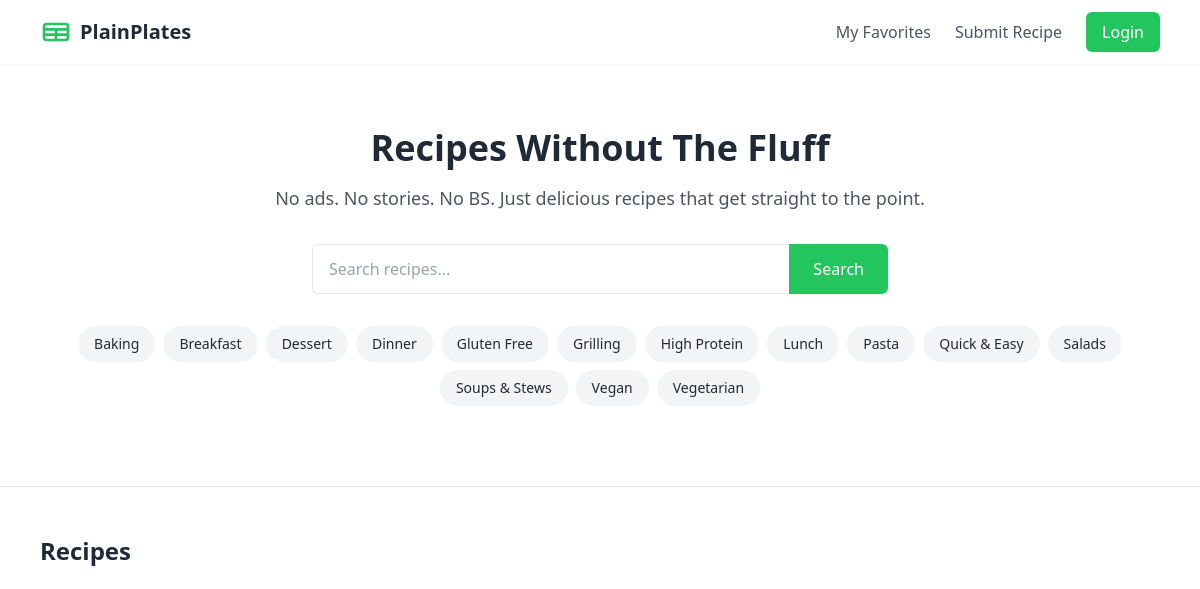
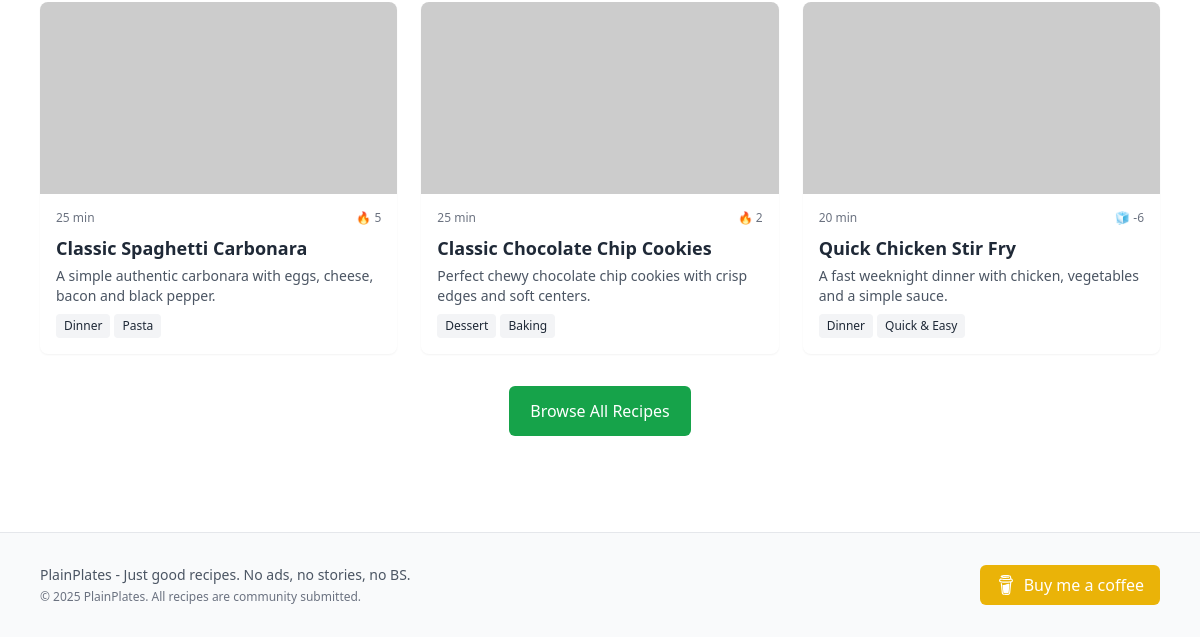
Page /recipes on the earlier database version (2 pictures, top to bottom).
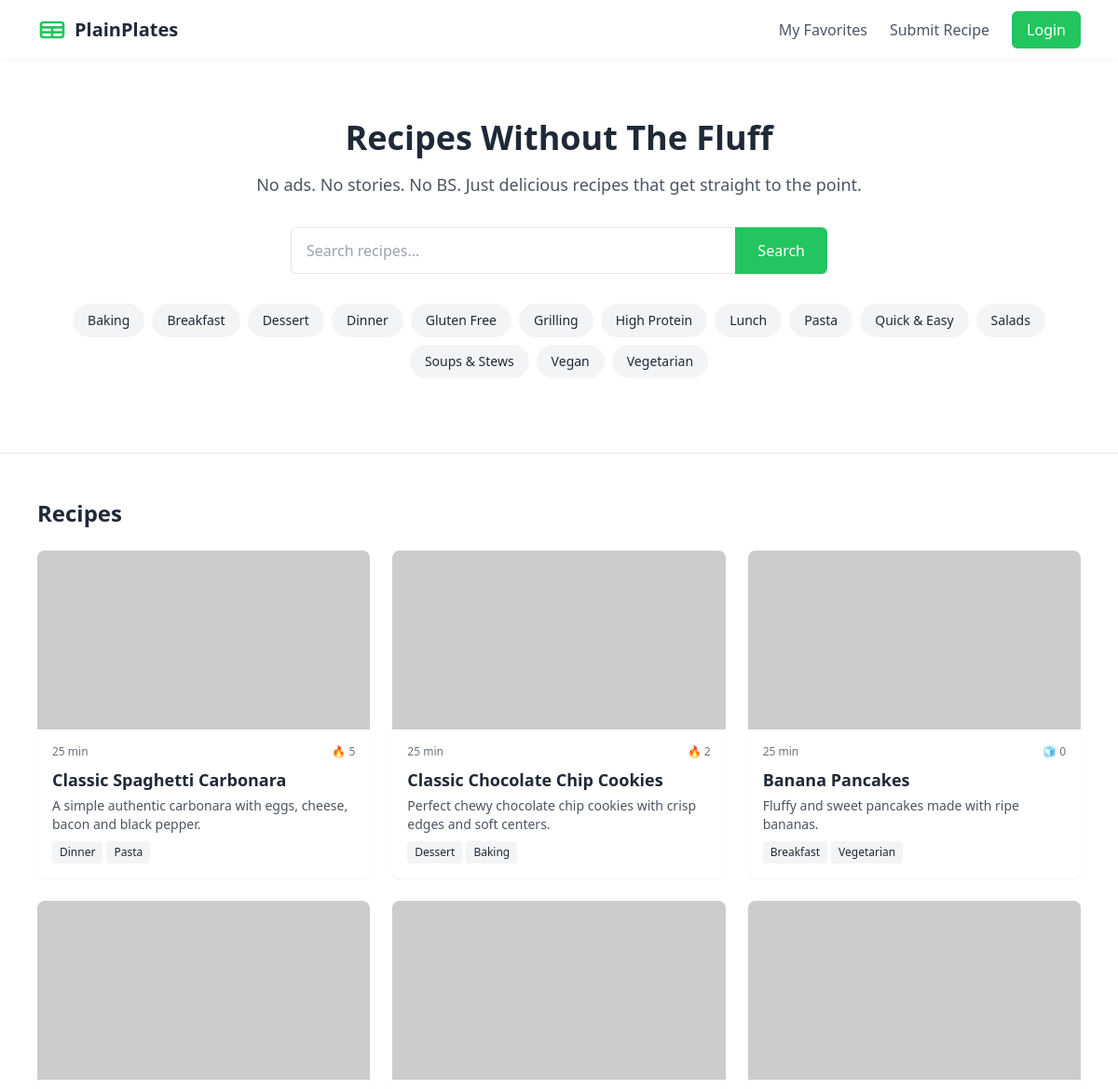
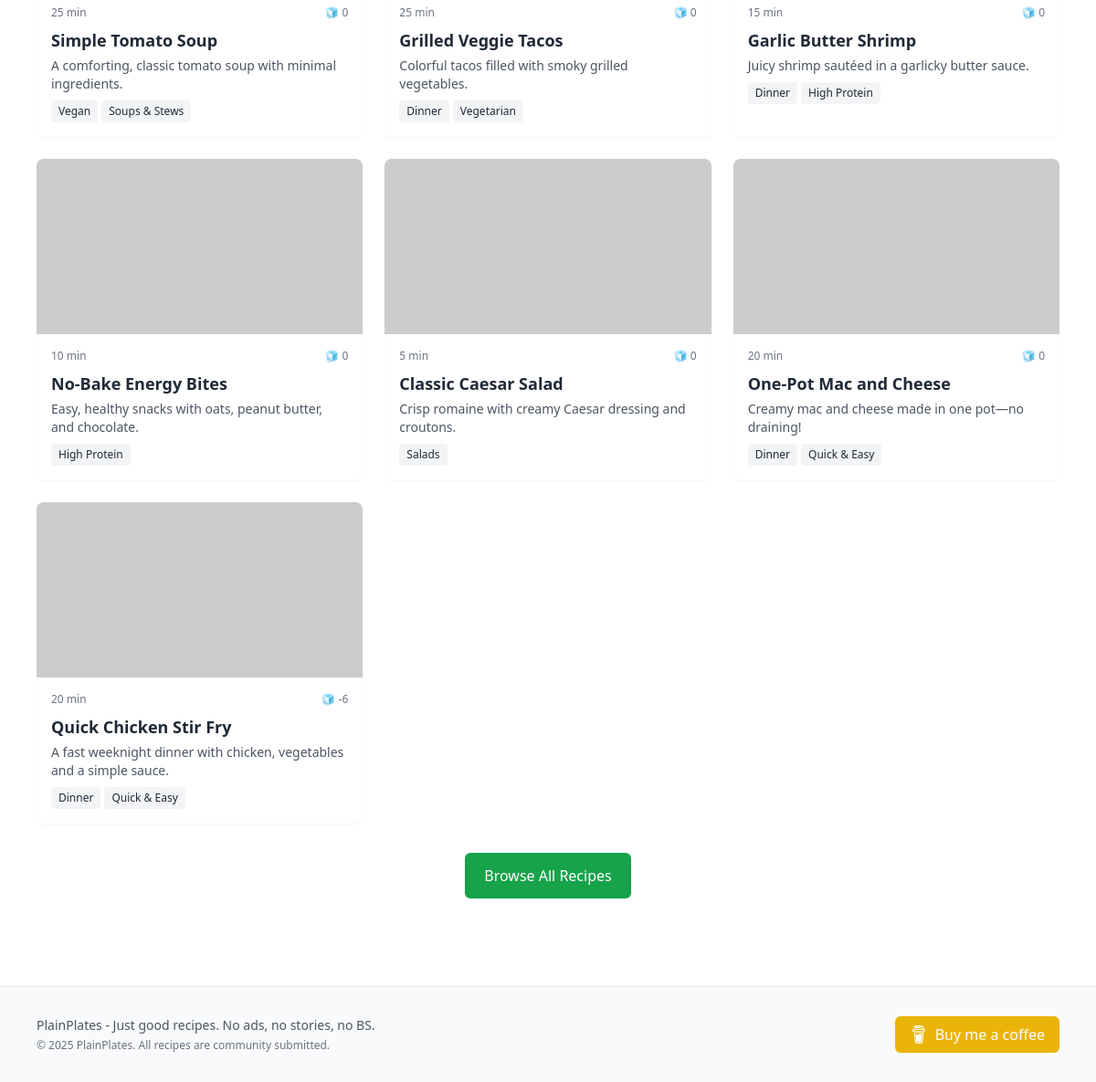
Same page on the later database version (2 pictures, top to bottom).
### tables this page shows
CREATE TABLE categories (
    id INTEGER PRIMARY KEY AUTOINCREMENT,
    name TEXT NOT NULL,
    slug TEXT UNIQUE NOT NULL,
    description TEXT
);

CREATE TABLE recipes (
    id INTEGER PRIMARY KEY AUTOINCREMENT,
    title TEXT NOT NULL,
    slug TEXT UNIQUE NOT NULL,
    description TEXT NOT NULL,
    ingredients TEXT NOT NULL,
    instructions TEXT NOT NULL,
    notes TEXT,
    prep_time INTEGER NOT NULL,
    cook_time INTEGER NOT NULL,
    servings INTEGER NOT NULL DEFAULT 4,
    created_at TIMESTAMP NOT NULL DEFAULT CURRENT_TIMESTAMP,
    updated_at TIMESTAMP NOT NULL DEFAULT CURRENT_TIMESTAMP,
    user_id INTEGER,
    FOREIGN KEY (user_id) REFERENCES users (id)
);

### main.py (the view)
@app.get("/recipes", response_class=HTMLResponse)
def recipes_page(request: Request, q: str | None = None):
    categories = get_categories()
    recipes = get_recipes(q)
    return templates.TemplateResponse("recipes.html", {
        "request": request,
        "categories": categories,
        "recipes": recipes,
        "q": q
    })

### templates/recipes.html (shortened to what this page needs)
{% extends "base.html" %}
{% block content %}
<section class="bg-white border-b">
    <div class="max-w-6xl mx-auto px-4 py-12 md:py-16">
        <div class="text-center">
            <h1 class="text-3xl md:text-4xl font-bold mb-4">Recipes Without The Fluff</h1>
            <p class="text-lg text-gray-600 mb-8 max-w-2xl mx-auto">No ads. No stories. No BS. Just delicious recipes that get straight to the point.</p>
            <div class="max-w-xl mx-auto mb-8">
                <form action="/recipes" method="get" class="flex">
                    <input type="text" name="q" placeholder="Search recipes..." class="flex-grow px-4 py-3 rounded-l-md border-t border-b border-l focus:outline-none focus:ring-2 focus:ring-primary-500">
                    <button type="submit" class="bg-primary-500 text-white px-6 py-3 rounded-r-md hover:bg-primary-600 focus:outline-none focus:ring-2 focus:ring-primary-500">
                        Search
                    </button>
                </form>
            </div>
            <div class="flex flex-wrap justify-center gap-2 mb-4">
                {% for category in categories %}
                <a href="/categories/{{ category.slug }}" class="bg-gray-100 hover:bg-gray-200 text-gray-800 px-4 py-2 rounded-full text-sm">{{ category.name }}</a>
                {% endfor %}
            </div>
        </div>
    </div>
</section>
<section class="py-12">
    <div class="max-w-6xl mx-auto px-4">
        <h2 class="text-2xl font-bold mb-6">Recipes</h2>
        <div class="grid grid-cols-1 md:grid-cols-2 lg:grid-cols-3 gap-6">
            {% for recipe in recipes %}
                {% include "components/recipe_card.html" %}
            {% endfor %}
        </div>
        <div class="text-center mt-8">
            <a href="/recipes" class="inline-flex items-center justify-center px-5 py-3 border border-transparent text-base font-medium rounded-md text-white bg-primary-600 hover:bg-primary-700">
                Browse All Recipes
            </a>
        </div>
    </div>
</section>
{% endblock %}

### templates/base.html (shortened to what this page needs)
<!DOCTYPE html>
<html>
<head>
    <script src="https://cdn.tailwindcss.com"></script>
</head>
<body class="min-h-screen flex flex-col bg-white text-gray-800">
    {% set user = request.session.get('user') %}
    <header class="bg-white shadow-sm sticky top-0 z-10">
        <div class="max-w-6xl mx-auto px-4 py-3 flex items-center justify-between">
            <div class="flex items-center space-x-2">
            <a href="/" class="flex items-center">
                <svg class="h-8 w-8 text-green-500" viewBox="0 0 24 24" fill="none" stroke="currentColor" stroke-width="2">
                <path stroke-linecap="round" stroke-linejoin="round" d="M3 10h18M3 14h18m-9-4v8m-7 0h14a2 2 0 002-2V8a2 2 0 00-2-2H5a2 2 0 00-2 2v8a2 2 0 002 2z" />
                </svg>
                <span class="text-xl font-bold text-gray-800 ml-2">PlainPlates</span>
            </a>
            </div>
            <nav class="hidden md:flex items-center space-x-6">
            <a href="/favorites" class="text-gray-600 hover:text-green-500">My Favorites</a>
            <a href="/submit" class="text-gray-600 hover:text-green-500">Submit Recipe</a>
            {% if user %}
                <span class="text-gray-600">👋 {{ user.name }}</span>
                <a href="/logout" class="text-gray-500 hover:text-red-600 ml-4">Logout</a>
            {% else %}
                <a href="/login" class="bg-green-500 hover:bg-green-600 text-white px-4 py-2 rounded-md">Login</a>
            {% endif %}
            </nav>
        </div>
    </header>
    <main class="flex-grow">
        {% block content %}
        {% endblock %}
    </main>
    <footer class="bg-gray-50 border-t border-gray-200 mt-12">
        <div class="max-w-6xl mx-auto px-4 py-8">
            <div class="flex flex-col md:flex-row justify-between items-center">
                <div class="text-center md:text-left mb-4 md:mb-0">
                    <p class="text-gray-600 text-sm">
                    PlainPlates - Just good recipes. No ads, no stories, no BS.
                    </p>
                    <p class="text-gray-500 text-xs mt-1">
                    © 2025 PlainPlates. All recipes are community submitted.
                    </p>
                </div>
                <div>
                    <a href="https://www.buymeacoffee.com/yourname" target="_blank" rel="noopener noreferrer" class="inline-flex items-center px-4 py-2 bg-yellow-500 hover:bg-yellow-600 text-white rounded-md transition">
                    Buy me a coffee
                    </a>
                </div>
            </div>
        </div>
    </footer>
</body>
</html>

### templates/components/recipe_card.html
<a href="/recipes/{{ recipe.slug }}" class="bg-white rounded-lg overflow-hidden shadow-sm hover:shadow-md transition-shadow">
    <div class="h-48 overflow-hidden">
        <img src="/static/images/recipes{{ recipe.slug }}.jpg" onerror="this.onerror=null;this.src='https://placehold.co/400x300?text=PlainPlates';" alt="{{ recipe.title }}" class="w-full h-full object-cover">
    </div>
    <div class="p-4">
        <div class="flex justify-between items-center mb-2">
            <span class="text-xs text-gray-500">{{ recipe.prep_time + recipe.cook_time }} min</span>
            <span class="flex items-center text-xs text-gray-500">
                {% if recipe.score > 0 %} 🔥 {% else %} 🧊 {% endif %}{{ recipe.score }}
            </span>
        </div>
        <h3 class="font-bold text-lg mb-1">{{ recipe.title }}</h3>
        <p class="text-gray-600 text-sm mb-2">{{ recipe.description }}</p>
        <div class="flex flex-wrap gap-1">
            {% for tag in recipe.tags %}
            <span class="bg-gray-100 text-gray-800 text-xs px-2 py-1 rounded">{{ tag }}</span>
            {% endfor %}
        </div>
    </div>
</a>

Differences in the rows shown:
added recipes: recipe.prep_time+recipe.cook_time "25", score "0", title "Banana Pancakes", description "Fluffy and sweet pancakes made with ripe bananas.", categories (name "Breakfast"), categories (name "Vegetarian")
added recipes: recipe.prep_time+recipe.cook_time "25", score "0", title "Simple Tomato Soup", description "A comforting, classic tomato soup with minimal ingredients.", categories (name "Vegan"), categories (name "Soups & Stews")
added recipes: recipe.prep_time+recipe.cook_time "25", score "0", title "Grilled Veggie Tacos", description "Colorful tacos filled with smoky grilled vegetables.", categories (name "Dinner"), categories (name "Vegetarian")
added recipes: recipe.prep_time+recipe.cook_time "15", score "0", title "Garlic Butter Shrimp", description "Juicy shrimp sautéed in a garlicky butter sauce.", categories (name "Dinner"), categories (name "High Protein")
added recipes: recipe.prep_time+recipe.cook_time "10", score "0", title "No-Bake Energy Bites", description "Easy, healthy snacks with oats, peanut butter, and chocolate.", categories (name "High Protein")
added recipes: recipe.prep_time+recipe.cook_time "5", score "0", title "Classic Caesar Salad", description "Crisp romaine with creamy Caesar dressing and croutons.", categories (name "Salads")
added recipes: recipe.prep_time+recipe.cook_time "20", score "0", title "One-Pot Mac and Cheese", description "Creamy mac and cheese made in one pot—no draining!", categories (name "Dinner"), categories (name "Quick & Easy")
